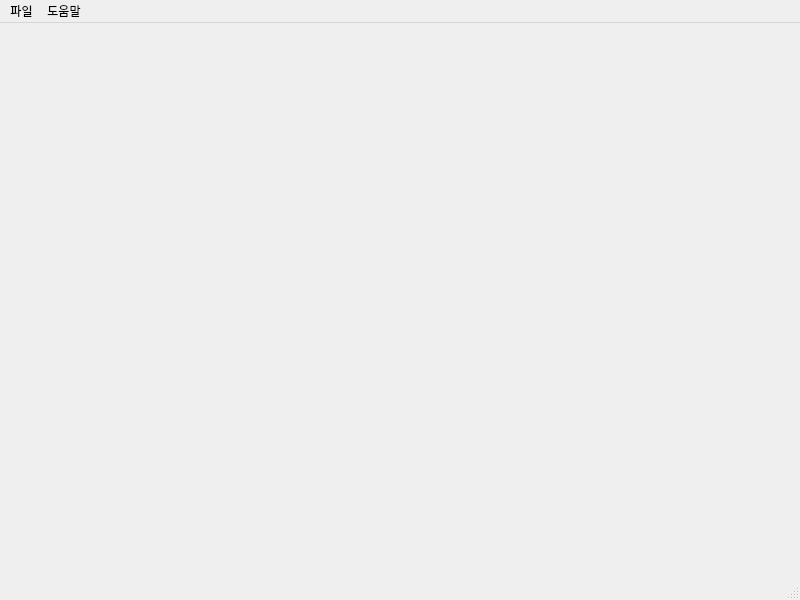
<?xml version="1.0" encoding="UTF-8"?>
<ui version="4.0">
 <class>FooApplication</class>
 <widget class="QMainWindow" name="FooApplication">
  <property name="geometry">
   <rect>
    <x>0</x>
    <y>0</y>
    <width>800</width>
    <height>600</height>
   </rect>
  </property>
  <property name="windowTitle">
   <string>MainWindow</string>
  </property>
  <widget class="QWidget" name="centralwidget"/>
  <widget class="QMenuBar" name="menubar">
   <property name="geometry">
    <rect>
     <x>0</x>
     <y>0</y>
     <width>800</width>
     <height>21</height>
    </rect>
   </property>
   <widget class="QMenu" name="menuFiles">
    <property name="title">
     <string>파일</string>
    </property>
    <addaction name="actionNew_Project"/>
    <addaction name="actionOpen_Project"/>
    <addaction name="separator"/>
   </widget>
   <widget class="QMenu" name="menu">
    <property name="title">
     <string>도움말</string>
    </property>
    <addaction name="actionProgram_Info"/>
   </widget>
   <addaction name="menuFiles"/>
   <addaction name="menu"/>
  </widget>
  <widget class="QStatusBar" name="statusbar"/>
  <action name="actionNew_Project">
   <property name="text">
    <string>새 프로젝트</string>
   </property>
  </action>
  <action name="actionOpen_Project">
   <property name="text">
    <string>프로젝트 열기</string>
   </property>
  </action>
  <action name="action_2">
   <property name="text">
    <string>program info</string>
   </property>
  </action>
  <action name="actionProgram_Info">
   <property name="text">
    <string>프로그램 정보</string>
   </property>
  </action>
 </widget>
 <resources/>
 <connections/>
</ui>
